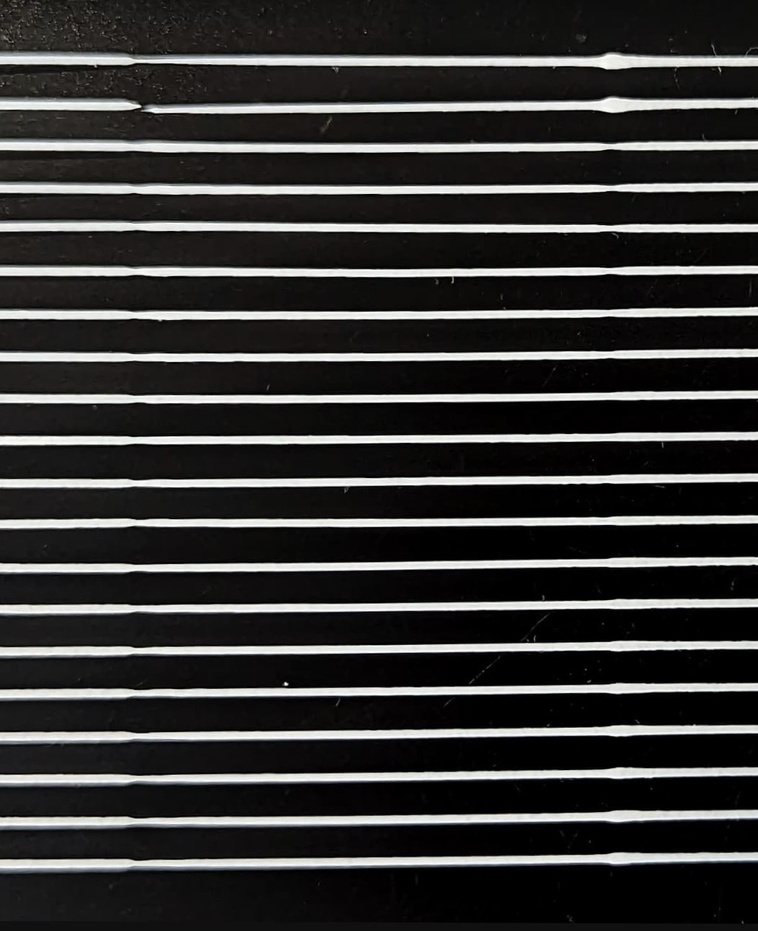
#> input picture prepare/pressure_advance_test.jpeg, 758 x 931 px, shrunk from 1051 x 1291 before the run
$ python prepare.py pressure_advance_test.jpeg
#> lines starting #> are read from the running program, lines starting #| are printed output that depends on the picture
import argparse
import shutil
from pathlib import Path

import numpy as np
from PIL import Image, ImageDraw


SUPPORTED_EXTENSIONS = {'.jpg', '.jpeg', '.png', '.bmp', '.tif', '.tiff'}


def is_image_file(path: Path) -> bool:
    return path.is_file() and path.suffix.lower() in SUPPORTED_EXTENSIONS


def load_grayscale(image_path: Path) -> np.ndarray:
    """Load image and rotate if necessary for horizontal lines."""
    image = Image.open(image_path).convert('L')
    # Auto-detect orientation: if width > height, rotate to make lines horizontal
    if image.width > image.height:
        image = image.rotate(-90, expand=True)
    return np.asarray(image, dtype=np.uint8)


def find_horizontal_lines(image_array: np.ndarray) -> list[int]:
    """Find horizontal line centers using smoothed row means and clustering."""
    # Calculate mean brightness for each row (horizontal lines)
    row_mean = image_array.mean(axis=1)
#> row_mean = 931 values, max 238.6 at index 312, min 4.61 at index 788, mean 53.66

    # Smooth the signal to reduce noise
    kernel_size = 21
    smooth = np.convolve(row_mean, np.ones(kernel_size)/kernel_size, mode='same')
#> smooth = 931 values, max 115.7 at index 62, min 6.72 at index 797, mean 53.55

    # Find regions above threshold (bright lines)
    threshold = np.mean(smooth) + 1.5 * np.std(smooth)
#> threshold = 108.8
    active_rows = np.where(smooth > threshold)[0]
#> active_rows = 21 values from 55 to 142

    # Cluster consecutive active rows into line regions
    clusters = []
    if len(active_rows) > 0:
        start = active_rows[0]
#> start = 55
        prev = active_rows[0]
#> prev = 55

        for i in active_rows[1:]:
            if i - prev > 3:  # Gap ends cluster
                clusters.append((start, prev))
                start = i
            prev = i
#> this loop made 20 passes
#> (i, start, prev) on passes 12, 20: (102, 102, 102), (142, 142, 142)
#> (i, prev) on passes 1 to 6: (56, 56), (57, 57), (58, 58), (59, 59), (60, 60), (61, 61)
#> after the loop, clusters = [(55, 66), (102, 109)]
        clusters.append((start, prev))  # Add last cluster

    # Return cluster centers
    centers = [(s + e) // 2 for s, e in clusters]
#> centers = [60, 105, 142]
    return centers


def crop_line_region(image: Image.Image, line_center: int, line_height: int = 70) -> Image.Image:
    """Crop a region around a horizontal line center."""
    half_height = line_height // 2
    top = max(0, line_center - half_height)
    bottom = min(image.height, line_center + half_height)
    return image.crop((0, top, image.width, bottom))


def prepare_image(image_path: Path, output_dir: Path, start_value: float = 0.0, step: float = 0.002, line_height: int = 70, debug: bool = False) -> int:
    """Prepare ORCA pressure advance test image by extracting horizontal lines."""
    # Load and process image
    array = load_grayscale(image_path)
    line_centers = find_horizontal_lines(array)
#> line_centers = [60, 105, 142]

    if len(line_centers) == 0:
        print(f"Warning: No lines found in {image_path.name}")
        return 0

    print(f"Found {len(line_centers)} horizontal lines in {image_path.name}")
#| Found 3 horizontal lines in pressure_advance_test.jpeg

    # Create output directory
    output_dir.mkdir(parents=True, exist_ok=True)
    shutil.copy2(image_path, output_dir / image_path.name)

    # Load image for cropping (with same rotation)
    image = Image.open(image_path).convert('RGB')
#> image is the input picture: PIL image 758x931 RGB; mean R, G, B 54, 53.6, 52.8
    if image.width > image.height:
        image = image.rotate(-90, expand=True)

    # Sort centers from bottom to top (reverse order since PIL y=0 is top)
    line_centers_sorted = sorted(line_centers, reverse=True)
#> line_centers_sorted = [142, 105, 60]

    # Extract and save each line
    line_count = 0
    for idx, center in enumerate(line_centers_sorted):
        pa_value = start_value + idx * step
        line_crop = crop_line_region(image, center, line_height)
        out_name = output_dir / f"{pa_value:.3f}.png"
        line_crop.save(out_name)
        line_count += 1
#> this loop made 3 passes
#> (center, pa_value, top in crop_line_region, bottom in crop_line_region) on passes 1 to 3: (142, 0, 107, 177), (105, 0.002, 70, 140), (60, 0.004, 25, 95)
#> pass 1, in prepare_image, `line_crop = crop_line_region(image, center, line_height)`:
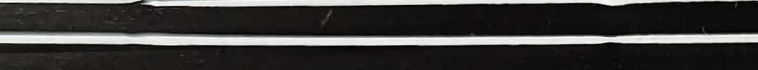
#> line_crop: PIL image 758x70 RGB; mean R, G, B 61, 59.9, 58
#> pass 2, in prepare_image, `line_crop = crop_line_region(image, center, line_height)`:
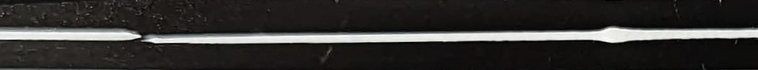
#> line_crop: PIL image 758x70 RGB; mean R, G, B 51.6, 50.2, 48.4
#> pass 3, in prepare_image, `line_crop = crop_line_region(image, center, line_height)`:
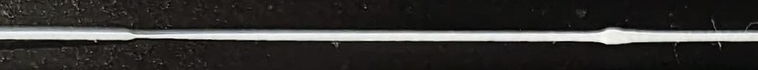
#> line_crop: PIL image 758x70 RGB; mean R, G, B 53.9, 52.6, 50.7
#> after the loop, line_count = 3

    # Create debug annotation if requested
    if debug:
        annotated = image.copy()
        draw = ImageDraw.Draw(annotated)
        for center in line_centers:
            draw.line([0, center, image.width, center], fill=(255, 0, 0), width=2)
        annotated.save(output_dir / f"{image_path.stem}_annotated.png")

    print(f"Prepared {image_path.name}: {line_count} line images saved")
#| Prepared pressure_advance_test.jpeg: 3 line images saved
    return line_count


def process_path(source: Path, output_root: Path, start_value: float = 0.0, step: float = 0.002, line_height: int = 70, debug: bool = False) -> None:
    if source.is_dir():
        images = sorted([p for p in source.iterdir() if is_image_file(p)])
        if not images:
            raise ValueError(f"Kein Bild im Verzeichnis gefunden: {source}")
        for image_path in images:
            subfolder = output_root / f"{image_path.stem}_lines"
            prepare_image(image_path, subfolder, start_value, step, line_height, debug=debug)
    elif is_image_file(source):
        subfolder = output_root / f"{source.stem}_lines"
        prepare_image(source, subfolder, start_value, step, line_height, debug=debug)
    else:
        raise ValueError(f"Pfad ist kein gültiges Bild oder Verzeichnis: {source}")


def parse_args() -> argparse.Namespace:
    parser = argparse.ArgumentParser(
        description='Prepare ORCA pressure advance test images by splitting each line into separate images.',
        formatter_class=argparse.ArgumentDefaultsHelpFormatter,
    )
    parser.add_argument('source', help='Bilddatei oder Ordner mit Bildern')
    parser.add_argument('--output', help='Zielordner für vorbereitete Zeilenbilder', default=None)
    parser.add_argument('--start-value', type=float, default=0.0,
                       help='Startwert für Pressure Advance (z.B. 0.0)')
    parser.add_argument('--step', type=float, default=0.002,
                       help='Schrittweite für Pressure Advance (z.B. 0.002)')
    parser.add_argument('--line-height', type=int, default=70,
                       help='Höhe der ausgeschnittenen Linien in Pixeln (z.B. 70)')
    parser.add_argument('--debug', help='Speichert ein annotiertes Bild mit gefundenen Zeilen', action='store_true')
    return parser.parse_args()


def main() -> None:
    args = parse_args()
    source = Path(args.source)
    output_root = Path(args.output) if args.output else source.parent / 'prepared_lines'
    output_root.mkdir(parents=True, exist_ok=True)

    process_path(source, output_root, args.start_value, args.step, args.line_height, debug=args.debug)
    print(f"Fertig. Ergebnisse liegen in: {output_root}")


if __name__ == '__main__':
    main()
